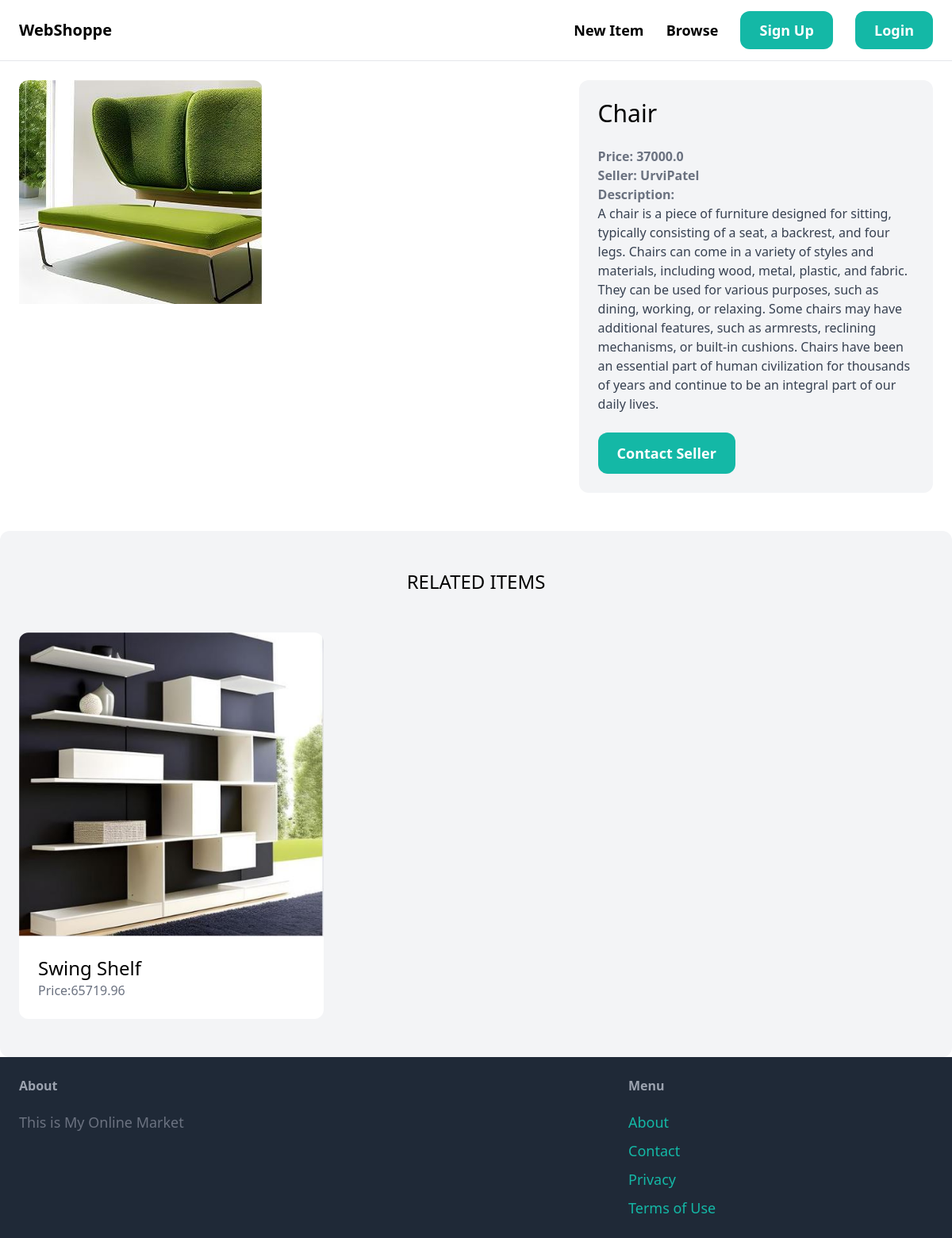
Page /items/4/ on the committed database.
### items/models.py (models this page shows, shortened)
class Item(models.Model):
        category=models.ForeignKey(Category,related_name='items',on_delete=models.CASCADE)
        name=models.CharField(max_length=255)
        description=models.TextField(blank=True,null=True)
        price=models.FloatField(null=True)
        image=models.ImageField(upload_to='item_images',blank=True,null=True)
        is_sold=models.BooleanField(default=False)
        created_by=models.ForeignKey(User,related_name='items',on_delete=models.CASCADE)
        created_at=models.DateTimeField(auto_now_add=True)

### items/views.py (the view)
# urls.py: path('<int:pk>/', views.detail, name='detail'),
def detail(request, pk):
    item=get_object_or_404(Item,pk=pk)
    related_items=Item.objects.filter(category=item.category,is_sold=False).exclude(pk=pk)[0:3]
    return render(request,'item/detail.html',{
        'item':item,
        'related_items':related_items
    })

### items/templates/item/detail.html (shortened to what this page needs)
{% extends 'core/base.html' %}
{% block content %}
<div class="grid grid-cols-5 gap-6">
    <div class="col-span-3">
        <img src="{{item.image.url}}" class="rounded-t-xl">
    </div>
    <div class="col-span-2 p-6 bg-gray-100 rounded-xl">
        <h1 class="mb-6 text-3xl">{{item.name}}</h1>
        <p class="text-gray-500"><strong>Price: {{item.price}}</strong></p>
        <p class="text-gray-500"><strong>Seller: {{item.created_by}}</strong></p>
        {% if item.description %}
        <p class="text-gray-700">
            <strong class="text-gray-500">Description:</strong><br>
            {{item.description}}
        </p>
        {% endif %}
        <a href="#" class=" inline-block mt-6 px-6 py-3 text-lg font-semibold bg-teal-500 text-white rounded-xl hover:bg-teal-700">Contact Seller</a>
    </div>
</div>
</div>
<div class="mt-6 px-6 py-12 bg-gray-100 rounded-xl">
        <h2 class="mb-12 text-2xl text-center">RELATED ITEMS</h2>
        <div class="grid grid-cols-3 gap">
            {% for item in related_items %}
            <div>
                <a href="{% url 'item:detail' item.id %}">
                    <div>
                        <img src="{{item.image.url}}" class="rounded-t-xl">
                    </div>
                    <div class="p-6 bg-white rounded-b-xl">
                        <h2 class="text-2xl">{{item.name}}</h2>
                        <p class="text-gray-500">Price:{{item.price}}</p>
                    </div>
                </a>
            </div>
            {% endfor %}
        </div>
    </div>
{% endblock %}

### rows in the picture
Item: image (picture), name "Chair", price "37000.0", created_by "UrviPatel", description "A chair is a piece of furniture designed for sitting, typically consisting of a seat, a backrest, and four legs. Chairs can come in a variety of styles and materials, including wood, metal, plastic, and fabric. They can be used for various purposes, such as dining, working, or relaxing. Some chairs may have additional features, such as armrests, reclining mechanisms, or built-in cushions. Chairs have been an essential part of human civilization for thousands of years and continue to be an integral part of our daily lives."
Item: image (picture), name "Swing Shelf", price "65719.96"
